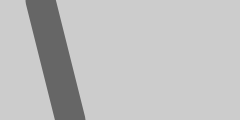
Frame 1 (no input)
Frame 60 (the mouse pressed at the canvas centre just before this capture): identical to frame 1, image omitted
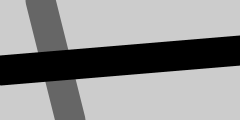
Frame 120 (the mouse held since frame 60 and released just before this capture)

The Processing sketch that drew these frames (run headless with seeded random() and noise(); from frame 60 on, the mouse is pressed at the canvas centre):

// Processing sketch: ex512
// ── ex512.pde
// Ex 5-12

void setup() {
  size(240, 120);
  strokeWeight(30);
}

void draw() {
  background(204);
  stroke(102);
  line(40, 0, 70, height);
  if (mousePressed) {
    if (mouseButton == LEFT) {
      stroke(255);
    } else {
      stroke(0);
    }
    line(0, 70, width, 50);
  }
}
